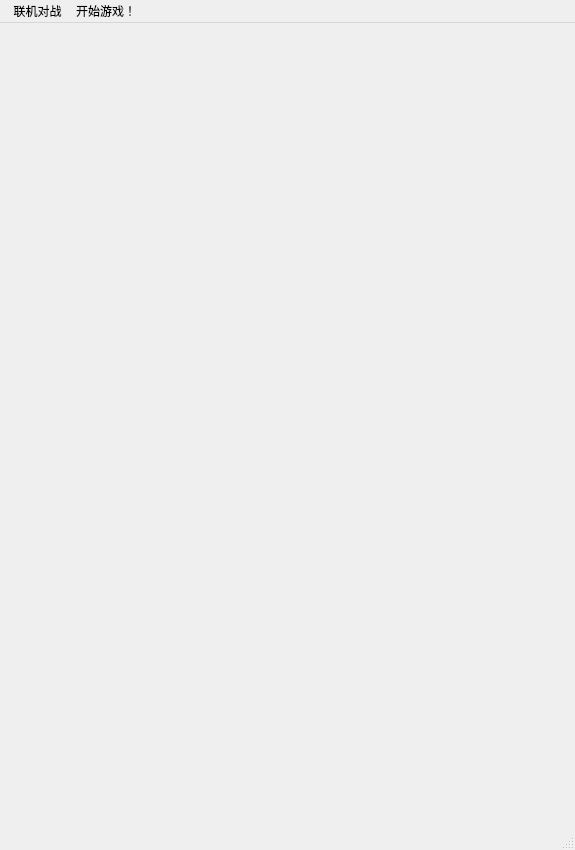
<?xml version="1.0" encoding="UTF-8"?>
<ui version="4.0">
 <class>MainWindow</class>
 <widget class="QMainWindow" name="MainWindow">
  <property name="geometry">
   <rect>
    <x>0</x>
    <y>0</y>
    <width>575</width>
    <height>850</height>
   </rect>
  </property>
  <property name="windowTitle">
   <string>MainWindow</string>
  </property>
  <widget class="QWidget" name="centralwidget"/>
  <widget class="QMenuBar" name="menubar">
   <property name="geometry">
    <rect>
     <x>0</x>
     <y>0</y>
     <width>575</width>
     <height>26</height>
    </rect>
   </property>
   <widget class="QMenu" name="menucreate_the_connection">
    <property name="title">
     <string> 联机对战</string>
    </property>
    <addaction name="actionCreate_Game"/>
    <addaction name="actionConnect_to_Sever"/>
   </widget>
   <widget class="QMenu" name="menu">
    <property name="title">
     <string>开始游戏！</string>
    </property>
    <addaction name="actioni_m_Ready"/>
   </widget>
   <addaction name="menucreate_the_connection"/>
   <addaction name="menu"/>
  </widget>
  <widget class="QStatusBar" name="statusbar"/>
  <action name="actionconnect_to_sever">
   <property name="text">
    <string>Create the Connection</string>
   </property>
  </action>
  <action name="actionConnect_to_the_Sever">
   <property name="text">
    <string>Connect to the Sever</string>
   </property>
  </action>
  <action name="actionCreate_Game">
   <property name="text">
    <string>Create Game</string>
   </property>
  </action>
  <action name="actionConnect_to_Sever">
   <property name="text">
    <string>Connect to Sever</string>
   </property>
  </action>
  <action name="actioni_m_Ready">
   <property name="text">
    <string>i'm Ready</string>
   </property>
  </action>
 </widget>
 <resources/>
 <connections/>
</ui>
